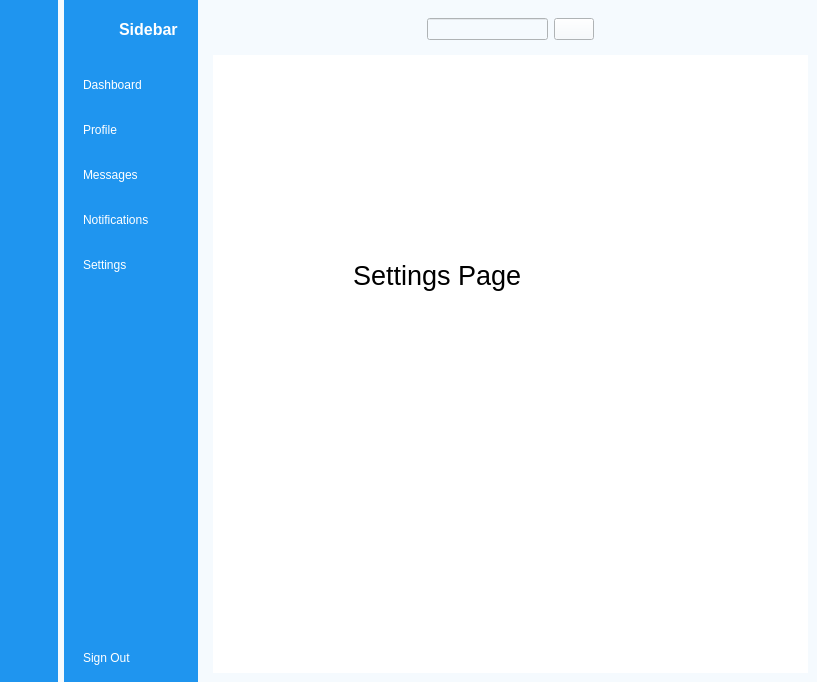
<?xml version="1.0" encoding="UTF-8"?>
<ui version="4.0">
 <class>MainWindow</class>
 <widget class="QMainWindow" name="MainWindow">
  <property name="geometry">
   <rect>
    <x>0</x>
    <y>0</y>
    <width>817</width>
    <height>682</height>
   </rect>
  </property>
  <property name="windowTitle">
   <string>MainWindow</string>
  </property>
  <property name="styleSheet">
   <string notr="true">background-color: rgb(245, 250, 254);</string>
  </property>
  <widget class="QWidget" name="centralwidget">
   <layout class="QGridLayout" name="gridLayout">
    <property name="leftMargin">
     <number>0</number>
    </property>
    <property name="topMargin">
     <number>0</number>
    </property>
    <property name="rightMargin">
     <number>0</number>
    </property>
    <property name="bottomMargin">
     <number>0</number>
    </property>
    <item row="0" column="0">
     <widget class="QWidget" name="icon_only_widget" native="true">
      <property name="styleSheet">
       <string notr="true">QWidget{
background-color: rgb(31, 149, 239);
}

QPushButton{
   color:white;
	height:30px;
	border:none;
	border-radius:10px;
}

QPushButton:checked{
	background-color: #F5FAFE;
	color:#1F95EF;
	font-weight:bold;
}</string>
      </property>
      <layout class="QVBoxLayout" name="verticalLayout_3">
       <property name="spacing">
        <number>6</number>
       </property>
       <item>
        <layout class="QHBoxLayout" name="horizontalLayout_3">
         <item>
          <widget class="QLabel" name="label">
           <property name="minimumSize">
            <size>
             <width>40</width>
             <height>40</height>
            </size>
           </property>
           <property name="maximumSize">
            <size>
             <width>40</width>
             <height>40</height>
            </size>
           </property>
           <property name="text">
            <string/>
           </property>
           <property name="pixmap">
            <pixmap resource="resources.qrc">:/image/profile_pic.png</pixmap>
           </property>
           <property name="scaledContents">
            <bool>true</bool>
           </property>
          </widget>
         </item>
        </layout>
       </item>
       <item>
        <layout class="QVBoxLayout" name="verticalLayout">
         <property name="spacing">
          <number>15</number>
         </property>
         <property name="topMargin">
          <number>15</number>
         </property>
         <item>
          <widget class="QPushButton" name="dashboard_1">
           <property name="text">
            <string/>
           </property>
           <property name="icon">
            <iconset resource="resources.qrc">
             <normaloff>:/image/dashboard_white.png</normaloff>
             <normalon>:/image/dashboard.png</normalon>:/image/dashboard_white.png</iconset>
           </property>
           <property name="checkable">
            <bool>true</bool>
           </property>
           <property name="autoExclusive">
            <bool>true</bool>
           </property>
          </widget>
         </item>
         <item>
          <widget class="QPushButton" name="profile_1">
           <property name="text">
            <string/>
           </property>
           <property name="icon">
            <iconset resource="resources.qrc">
             <normaloff>:/image/profile_white.png</normaloff>
             <normalon>:/image/profile.png</normalon>:/image/profile_white.png</iconset>
           </property>
           <property name="checkable">
            <bool>true</bool>
           </property>
           <property name="autoExclusive">
            <bool>true</bool>
           </property>
          </widget>
         </item>
         <item>
          <widget class="QPushButton" name="messages_1">
           <property name="text">
            <string/>
           </property>
           <property name="icon">
            <iconset resource="resources.qrc">
             <normaloff>:/image/messages_white.png</normaloff>
             <normalon>:/image/messages.png</normalon>:/image/messages_white.png</iconset>
           </property>
           <property name="checkable">
            <bool>true</bool>
           </property>
           <property name="autoExclusive">
            <bool>true</bool>
           </property>
          </widget>
         </item>
         <item>
          <widget class="QPushButton" name="notifications_1">
           <property name="text">
            <string/>
           </property>
           <property name="icon">
            <iconset resource="resources.qrc">
             <normaloff>:/image/notifications_white.png</normaloff>
             <normalon>:/image/notifications.png</normalon>:/image/notifications_white.png</iconset>
           </property>
           <property name="checkable">
            <bool>true</bool>
           </property>
           <property name="autoExclusive">
            <bool>true</bool>
           </property>
          </widget>
         </item>
         <item>
          <widget class="QPushButton" name="settings_1">
           <property name="text">
            <string/>
           </property>
           <property name="icon">
            <iconset resource="resources.qrc">
             <normaloff>:/image/settings_white.png</normaloff>
             <normalon>:/image/settings.png</normalon>:/image/settings_white.png</iconset>
           </property>
           <property name="checkable">
            <bool>true</bool>
           </property>
           <property name="autoExclusive">
            <bool>true</bool>
           </property>
          </widget>
         </item>
        </layout>
       </item>
       <item>
        <spacer name="verticalSpacer">
         <property name="orientation">
          <enum>Qt::Orientation::Vertical</enum>
         </property>
         <property name="sizeHint" stdset="0">
          <size>
           <width>20</width>
           <height>276</height>
          </size>
         </property>
        </spacer>
       </item>
       <item>
        <widget class="QPushButton" name="pushButton_6">
         <property name="text">
          <string/>
         </property>
         <property name="icon">
          <iconset resource="resources.qrc">
           <normaloff>:/image/log_out_white.png</normaloff>
           <normalon>:/image/log_out.png</normalon>:/image/log_out_white.png</iconset>
         </property>
         <property name="checkable">
          <bool>true</bool>
         </property>
         <property name="autoExclusive">
          <bool>false</bool>
         </property>
        </widget>
       </item>
      </layout>
     </widget>
    </item>
    <item row="0" column="1">
     <widget class="QWidget" name="icon_name_widget" native="true">
      <property name="styleSheet">
       <string notr="true">QWidget{
	background-color: rgb(31, 149, 239);
	color:white;
}

QPushButton{
   color:white;
   text-align:left;
	height:30px;
	border:none;
	padding-left:10px;
	border-top-left-radius:10px;
	border-bottom-left-radius:10px;
}

QPushButton:checked{
	background-color: #F5FAFE;
	color:#1F95EF;
	font-weight:bold;
}</string>
      </property>
      <layout class="QVBoxLayout" name="verticalLayout_4">
       <property name="rightMargin">
        <number>0</number>
       </property>
       <item>
        <layout class="QHBoxLayout" name="horizontalLayout">
         <property name="rightMargin">
          <number>20</number>
         </property>
         <item>
          <widget class="QLabel" name="label_2">
           <property name="minimumSize">
            <size>
             <width>40</width>
             <height>40</height>
            </size>
           </property>
           <property name="maximumSize">
            <size>
             <width>40</width>
             <height>40</height>
            </size>
           </property>
           <property name="text">
            <string/>
           </property>
           <property name="pixmap">
            <pixmap resource="resources.qrc">:/image/profile_pic.png</pixmap>
           </property>
           <property name="scaledContents">
            <bool>true</bool>
           </property>
          </widget>
         </item>
         <item>
          <widget class="QLabel" name="label_3">
           <property name="font">
            <font>
             <pointsize>12</pointsize>
             <bold>true</bold>
            </font>
           </property>
           <property name="text">
            <string>Sidebar</string>
           </property>
          </widget>
         </item>
        </layout>
       </item>
       <item>
        <layout class="QVBoxLayout" name="verticalLayout_2">
         <property name="spacing">
          <number>15</number>
         </property>
         <property name="topMargin">
          <number>15</number>
         </property>
         <item>
          <widget class="QPushButton" name="dashboard_2">
           <property name="text">
            <string>Dashboard</string>
           </property>
           <property name="icon">
            <iconset resource="resources.qrc">
             <normaloff>:/image/dashboard_white.png</normaloff>
             <normalon>:/image/dashboard.png</normalon>:/image/dashboard_white.png</iconset>
           </property>
           <property name="checkable">
            <bool>true</bool>
           </property>
           <property name="autoExclusive">
            <bool>true</bool>
           </property>
          </widget>
         </item>
         <item>
          <widget class="QPushButton" name="profile_2">
           <property name="text">
            <string>Profile</string>
           </property>
           <property name="icon">
            <iconset resource="resources.qrc">
             <normaloff>:/image/profile_white.png</normaloff>
             <normalon>:/image/profile.png</normalon>:/image/profile_white.png</iconset>
           </property>
           <property name="checkable">
            <bool>true</bool>
           </property>
           <property name="autoExclusive">
            <bool>true</bool>
           </property>
          </widget>
         </item>
         <item>
          <widget class="QPushButton" name="messages_2">
           <property name="text">
            <string>Messages</string>
           </property>
           <property name="icon">
            <iconset resource="resources.qrc">
             <normaloff>:/image/messages_white.png</normaloff>
             <normalon>:/image/messages.png</normalon>:/image/messages_white.png</iconset>
           </property>
           <property name="checkable">
            <bool>true</bool>
           </property>
           <property name="autoExclusive">
            <bool>true</bool>
           </property>
          </widget>
         </item>
         <item>
          <widget class="QPushButton" name="notifications_2">
           <property name="text">
            <string>Notifications</string>
           </property>
           <property name="icon">
            <iconset resource="resources.qrc">
             <normaloff>:/image/notifications_white.png</normaloff>
             <normalon>:/image/notifications.png</normalon>:/image/notifications_white.png</iconset>
           </property>
           <property name="checkable">
            <bool>true</bool>
           </property>
           <property name="autoExclusive">
            <bool>true</bool>
           </property>
          </widget>
         </item>
         <item>
          <widget class="QPushButton" name="settings_2">
           <property name="text">
            <string>Settings</string>
           </property>
           <property name="icon">
            <iconset resource="resources.qrc">
             <normaloff>:/image/settings_white.png</normaloff>
             <normalon>:/image/settings.png</normalon>:/image/settings_white.png</iconset>
           </property>
           <property name="checkable">
            <bool>true</bool>
           </property>
           <property name="autoExclusive">
            <bool>true</bool>
           </property>
          </widget>
         </item>
        </layout>
       </item>
       <item>
        <spacer name="verticalSpacer_2">
         <property name="orientation">
          <enum>Qt::Orientation::Vertical</enum>
         </property>
         <property name="sizeHint" stdset="0">
          <size>
           <width>20</width>
           <height>278</height>
          </size>
         </property>
        </spacer>
       </item>
       <item>
        <widget class="QPushButton" name="pushButton_7">
         <property name="text">
          <string>Sign Out</string>
         </property>
         <property name="icon">
          <iconset resource="resources.qrc">
           <normaloff>:/image/log_out_white.png</normaloff>
           <normalon>:/image/log_out.png</normalon>:/image/log_out_white.png</iconset>
         </property>
         <property name="checkable">
          <bool>true</bool>
         </property>
         <property name="autoExclusive">
          <bool>false</bool>
         </property>
        </widget>
       </item>
      </layout>
     </widget>
    </item>
    <item row="0" column="2">
     <widget class="QWidget" name="widget_3" native="true">
      <layout class="QVBoxLayout" name="verticalLayout_5">
       <item>
        <widget class="QWidget" name="widget" native="true">
         <layout class="QHBoxLayout" name="horizontalLayout_4">
          <item>
           <widget class="QPushButton" name="menu">
            <property name="styleSheet">
             <string notr="true">border:none;</string>
            </property>
            <property name="text">
             <string/>
            </property>
            <property name="icon">
             <iconset resource="resources.qrc">
              <normaloff>:/image/menu.png</normaloff>:/image/menu.png</iconset>
            </property>
            <property name="iconSize">
             <size>
              <width>20</width>
              <height>20</height>
             </size>
            </property>
            <property name="checkable">
             <bool>true</bool>
            </property>
            <property name="autoExclusive">
             <bool>true</bool>
            </property>
           </widget>
          </item>
          <item>
           <spacer name="horizontalSpacer">
            <property name="orientation">
             <enum>Qt::Orientation::Horizontal</enum>
            </property>
            <property name="sizeHint" stdset="0">
             <size>
              <width>159</width>
              <height>20</height>
             </size>
            </property>
           </spacer>
          </item>
          <item>
           <layout class="QHBoxLayout" name="horizontalLayout_2">
            <item>
             <widget class="QLineEdit" name="lineEdit"/>
            </item>
            <item>
             <widget class="QPushButton" name="pushButton_14">
              <property name="text">
               <string/>
              </property>
              <property name="icon">
               <iconset resource="resources.qrc">
                <normaloff>:/image/search.png</normaloff>:/image/search.png</iconset>
              </property>
             </widget>
            </item>
           </layout>
          </item>
          <item>
           <spacer name="horizontalSpacer_2">
            <property name="orientation">
             <enum>Qt::Orientation::Horizontal</enum>
            </property>
            <property name="sizeHint" stdset="0">
             <size>
              <width>159</width>
              <height>20</height>
             </size>
            </property>
           </spacer>
          </item>
          <item>
           <widget class="QPushButton" name="pushButton_15">
            <property name="styleSheet">
             <string notr="true">border:none;</string>
            </property>
            <property name="text">
             <string/>
            </property>
            <property name="icon">
             <iconset resource="resources.qrc">
              <normaloff>:/image/image.png</normaloff>:/image/image.png</iconset>
            </property>
           </widget>
          </item>
         </layout>
        </widget>
       </item>
       <item>
        <widget class="QStackedWidget" name="stackedWidget">
         <property name="styleSheet">
          <string notr="true">background-color: rgb(255, 255, 255);</string>
         </property>
         <property name="currentIndex">
          <number>4</number>
         </property>
         <widget class="QWidget" name="dashboard_page">
          <widget class="QLabel" name="label_4">
           <property name="geometry">
            <rect>
             <x>130</x>
             <y>220</y>
             <width>211</width>
             <height>61</height>
            </rect>
           </property>
           <property name="font">
            <font>
             <pointsize>20</pointsize>
            </font>
           </property>
           <property name="text">
            <string>Dashboard Page</string>
           </property>
          </widget>
         </widget>
         <widget class="QWidget" name="profile_page">
          <widget class="QLabel" name="label_7">
           <property name="geometry">
            <rect>
             <x>140</x>
             <y>190</y>
             <width>161</width>
             <height>61</height>
            </rect>
           </property>
           <property name="font">
            <font>
             <pointsize>20</pointsize>
            </font>
           </property>
           <property name="text">
            <string>Profile Page</string>
           </property>
          </widget>
         </widget>
         <widget class="QWidget" name="messages_page">
          <widget class="QLabel" name="label_5">
           <property name="geometry">
            <rect>
             <x>100</x>
             <y>190</y>
             <width>201</width>
             <height>61</height>
            </rect>
           </property>
           <property name="font">
            <font>
             <pointsize>20</pointsize>
            </font>
           </property>
           <property name="text">
            <string>Messages Page</string>
           </property>
          </widget>
         </widget>
         <widget class="QWidget" name="notifications_page">
          <widget class="QLabel" name="label_6">
           <property name="geometry">
            <rect>
             <x>130</x>
             <y>210</y>
             <width>241</width>
             <height>61</height>
            </rect>
           </property>
           <property name="font">
            <font>
             <pointsize>20</pointsize>
            </font>
           </property>
           <property name="text">
            <string>Notifications Page</string>
           </property>
          </widget>
         </widget>
         <widget class="QWidget" name="settings_page">
          <widget class="QLabel" name="label_8">
           <property name="geometry">
            <rect>
             <x>140</x>
             <y>190</y>
             <width>181</width>
             <height>61</height>
            </rect>
           </property>
           <property name="font">
            <font>
             <pointsize>20</pointsize>
            </font>
           </property>
           <property name="text">
            <string>Settings Page</string>
           </property>
          </widget>
         </widget>
        </widget>
       </item>
      </layout>
     </widget>
    </item>
   </layout>
  </widget>
 </widget>
 <resources>
  <include location="resources.qrc"/>
 </resources>
 <connections>
  <connection>
   <sender>menu</sender>
   <signal>toggled(bool)</signal>
   <receiver>icon_only_widget</receiver>
   <slot>setHidden(bool)</slot>
   <hints>
    <hint type="sourcelabel">
     <x>238</x>
     <y>39</y>
    </hint>
    <hint type="destinationlabel">
     <x>59</x>
     <y>287</y>
    </hint>
   </hints>
  </connection>
  <connection>
   <sender>menu</sender>
   <signal>toggled(bool)</signal>
   <receiver>icon_name_widget</receiver>
   <slot>setVisible(bool)</slot>
   <hints>
    <hint type="sourcelabel">
     <x>247</x>
     <y>40</y>
    </hint>
    <hint type="destinationlabel">
     <x>187</x>
     <y>344</y>
    </hint>
   </hints>
  </connection>
  <connection>
   <sender>settings_1</sender>
   <signal>toggled(bool)</signal>
   <receiver>settings_2</receiver>
   <slot>setChecked(bool)</slot>
   <hints>
    <hint type="sourcelabel">
     <x>33</x>
     <y>268</y>
    </hint>
    <hint type="destinationlabel">
     <x>84</x>
     <y>272</y>
    </hint>
   </hints>
  </connection>
  <connection>
   <sender>notifications_1</sender>
   <signal>toggled(bool)</signal>
   <receiver>notifications_2</receiver>
   <slot>setChecked(bool)</slot>
   <hints>
    <hint type="sourcelabel">
     <x>33</x>
     <y>223</y>
    </hint>
    <hint type="destinationlabel">
     <x>88</x>
     <y>227</y>
    </hint>
   </hints>
  </connection>
  <connection>
   <sender>messages_1</sender>
   <signal>toggled(bool)</signal>
   <receiver>messages_2</receiver>
   <slot>setChecked(bool)</slot>
   <hints>
    <hint type="sourcelabel">
     <x>34</x>
     <y>177</y>
    </hint>
    <hint type="destinationlabel">
     <x>101</x>
     <y>184</y>
    </hint>
   </hints>
  </connection>
  <connection>
   <sender>profile_1</sender>
   <signal>toggled(bool)</signal>
   <receiver>profile_2</receiver>
   <slot>setChecked(bool)</slot>
   <hints>
    <hint type="sourcelabel">
     <x>29</x>
     <y>136</y>
    </hint>
    <hint type="destinationlabel">
     <x>94</x>
     <y>140</y>
    </hint>
   </hints>
  </connection>
  <connection>
   <sender>dashboard_1</sender>
   <signal>toggled(bool)</signal>
   <receiver>dashboard_2</receiver>
   <slot>setChecked(bool)</slot>
   <hints>
    <hint type="sourcelabel">
     <x>33</x>
     <y>88</y>
    </hint>
    <hint type="destinationlabel">
     <x>94</x>
     <y>95</y>
    </hint>
   </hints>
  </connection>
  <connection>
   <sender>dashboard_2</sender>
   <signal>toggled(bool)</signal>
   <receiver>dashboard_1</receiver>
   <slot>setChecked(bool)</slot>
   <hints>
    <hint type="sourcelabel">
     <x>103</x>
     <y>79</y>
    </hint>
    <hint type="destinationlabel">
     <x>35</x>
     <y>82</y>
    </hint>
   </hints>
  </connection>
  <connection>
   <sender>profile_2</sender>
   <signal>toggled(bool)</signal>
   <receiver>profile_1</receiver>
   <slot>setChecked(bool)</slot>
   <hints>
    <hint type="sourcelabel">
     <x>92</x>
     <y>124</y>
    </hint>
    <hint type="destinationlabel">
     <x>35</x>
     <y>126</y>
    </hint>
   </hints>
  </connection>
  <connection>
   <sender>messages_2</sender>
   <signal>toggled(bool)</signal>
   <receiver>messages_1</receiver>
   <slot>setChecked(bool)</slot>
   <hints>
    <hint type="sourcelabel">
     <x>94</x>
     <y>168</y>
    </hint>
    <hint type="destinationlabel">
     <x>43</x>
     <y>172</y>
    </hint>
   </hints>
  </connection>
  <connection>
   <sender>notifications_2</sender>
   <signal>toggled(bool)</signal>
   <receiver>notifications_1</receiver>
   <slot>setChecked(bool)</slot>
   <hints>
    <hint type="sourcelabel">
     <x>85</x>
     <y>215</y>
    </hint>
    <hint type="destinationlabel">
     <x>38</x>
     <y>214</y>
    </hint>
   </hints>
  </connection>
  <connection>
   <sender>settings_2</sender>
   <signal>toggled(bool)</signal>
   <receiver>settings_1</receiver>
   <slot>setChecked(bool)</slot>
   <hints>
    <hint type="sourcelabel">
     <x>97</x>
     <y>259</y>
    </hint>
    <hint type="destinationlabel">
     <x>38</x>
     <y>261</y>
    </hint>
   </hints>
  </connection>
  <connection>
   <sender>pushButton_6</sender>
   <signal>toggled(bool)</signal>
   <receiver>MainWindow</receiver>
   <slot>close()</slot>
   <hints>
    <hint type="sourcelabel">
     <x>32</x>
     <y>658</y>
    </hint>
    <hint type="destinationlabel">
     <x>32</x>
     <y>704</y>
    </hint>
   </hints>
  </connection>
  <connection>
   <sender>pushButton_7</sender>
   <signal>toggled(bool)</signal>
   <receiver>MainWindow</receiver>
   <slot>close()</slot>
   <hints>
    <hint type="sourcelabel">
     <x>118</x>
     <y>657</y>
    </hint>
    <hint type="destinationlabel">
     <x>116</x>
     <y>700</y>
    </hint>
   </hints>
  </connection>
 </connections>
</ui>
